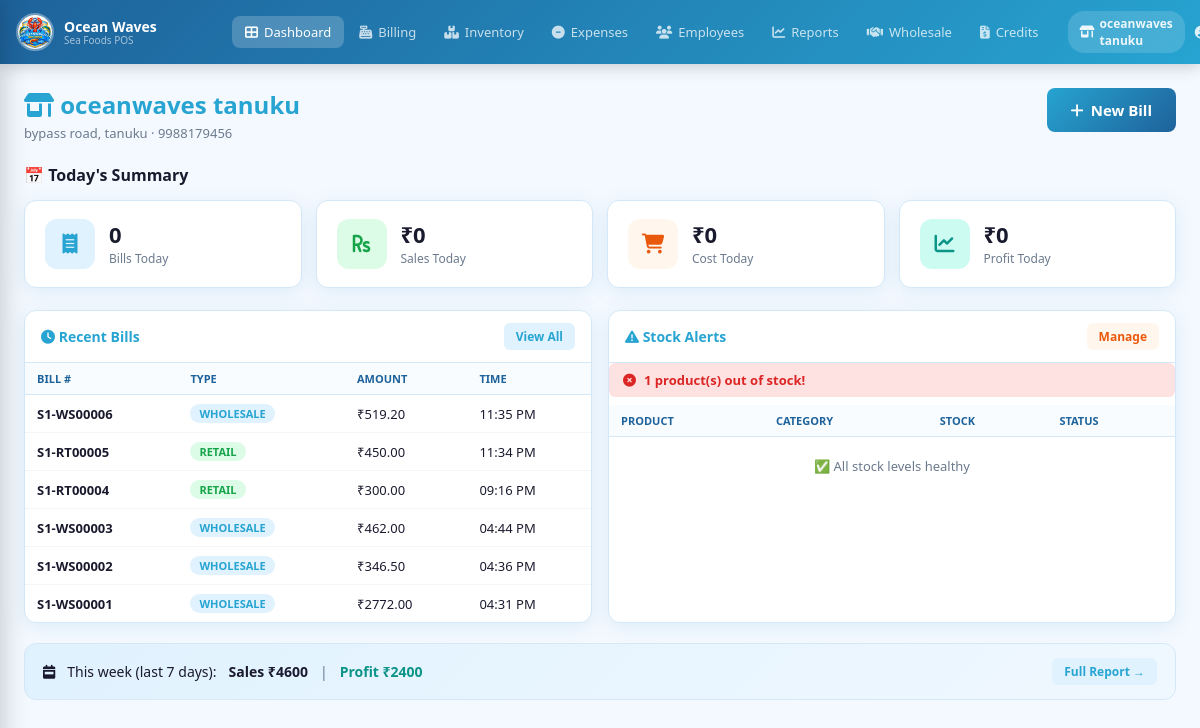
The app's page /dashboard/ (signed in) with its own data.
### pos/models.py (models this page shows, shortened)
class UserProfile(models.Model):
    ROLE_CHOICES = [
        ('SUPERADMIN', 'Super Admin'),   # sees everything across all stores
        ('SUBADMIN',   'Sub-Admin'),     # restricted admin permissions
        ('OWNER',      'Store Owner'),   # full access within assigned store
        ('STAFF',      'Staff'),         # billing + inventory in assigned store
        ('AREAMANAGER','Area Manager'),   # approves wholesale bills via OTP
        ('WHOLESALE_EXEC', 'Wholesale Executive'), # manage 4-5 stores, stock + wholesale approval
    ]
    user      = models.OneToOneField(User, on_delete=models.CASCADE, related_name='profile')
    role      = models.CharField(max_length=20, choices=ROLE_CHOICES, default='STAFF')
    store     = models.ForeignKey(Store, on_delete=models.SET_NULL, null=True, blank=True,
                                  related_name='staff')
    phone          = models.CharField(max_length=20, blank=True, help_text='Contact phone number')
    approval_pin   = models.CharField(max_length=128, blank=True, help_text='Hashed 4-6 digit approval PIN for wholesale approvals')
    is_active = models.BooleanField(default=True)
    permissions = models.JSONField(default=dict, blank=True, help_text='Restricted permissions for SUBADMIN')
    expires_at  = models.DateTimeField(null=True, blank=True, help_text='For temporary roles, access expires after this date')
    @property
    def is_superadmin(self):
        return self.role == 'SUPERADMIN'
    @property
    def is_owner(self):
        return self.role in ('SUPERADMIN', 'OWNER')
    @property
    def has_expired(self):
        if self.expires_at and timezone.now() > self.expires_at:
            return True
        return False

class Store(models.Model):
    name             = models.CharField(max_length=200)
    address          = models.TextField(blank=True)
    phone            = models.CharField(max_length=20, blank=True)
    whatsapp_number  = models.CharField(max_length=20, blank=True, help_text='Store WhatsApp number for sending bills (e.g. 919876543210)')
    email            = models.EmailField(blank=True)
    gstin            = models.CharField(max_length=20, blank=True, verbose_name="GSTIN")
    is_active        = models.BooleanField(default=True)
    created_at       = models.DateTimeField(auto_now_add=True)
    class Meta:
        ordering = ['name']

class Sale(models.Model):
    BILL_TYPE_CHOICES = [
        ('RETAIL',     'Retail'),
        ('WHOLESALE',  'Wholesale'),
    ]
    PAYMENT_MODE_CHOICES = [
        ('CASH',   'Cash'),
        ('UPI',    'UPI'),
        ('ONLINE', 'Online'),
        ('CARD',   'Card'),
        ('CREDIT', 'Credit'),
    ]
    store          = models.ForeignKey(Store, on_delete=models.CASCADE, related_name='sales')
    bill_number    = models.CharField(max_length=60, unique=True)
    bill_type      = models.CharField(max_length=20, choices=BILL_TYPE_CHOICES, default='RETAIL')
    wholesale_customer = models.ForeignKey('WholesaleCustomer', on_delete=models.SET_NULL, null=True, blank=True, related_name='sales')
    customer_name  = models.CharField(max_length=200, blank=True)
    customer_phone = models.CharField(max_length=15,  blank=True)
    customer_gst   = models.CharField(max_length=20,  blank=True)
    subtotal       = models.DecimalField(max_digits=12, decimal_places=2, default=0)
    gst_rate       = models.DecimalField(max_digits=5,  decimal_places=2, default=0)
    cgst_amount    = models.DecimalField(max_digits=12, decimal_places=2, default=0)
    sgst_amount    = models.DecimalField(max_digits=12, decimal_places=2, default=0)
    total_gst      = models.DecimalField(max_digits=12, decimal_places=2, default=0)
    grand_total    = models.DecimalField(max_digits=12, decimal_places=2, default=0)
    discount       = models.DecimalField(max_digits=10, decimal_places=2, default=0)
    payment_mode   = models.CharField(max_length=20, choices=PAYMENT_MODE_CHOICES, default='CASH')
    notes          = models.TextField(blank=True)
    created_by     = models.ForeignKey(User, on_delete=models.SET_NULL, null=True)
    created_at     = models.DateTimeField(default=timezone.now)
    class Meta:
        ordering = ['-created_at']

### pos/views.py (the view)
# urls.py: path('', lambda r: redirect('dashboard'), name='home'),
@login_required
@require_profile
def dashboard(request):
    profile = get_profile(request.user)
    today   = date.today()
    t_start, t_end = today_range()
    from django.core.cache import cache
    if not cache.get(f'credit_reminders_sent_{today.isoformat()}'):
        try:
            from django.core.management import call_command
            call_command('check_credits')
            cache.set(f'credit_reminders_sent_{today.isoformat()}', True, timeout=86400)
        except Exception:
            pass
    from .models import CreditRecord
    from datetime import timedelta
    target_date = today + timedelta(days=2)
    if profile.is_superadmin or profile.role in ('AREAMANAGER', 'WHOLESALE_EXEC'):
        if profile.is_superadmin:
            stores = Store.objects.filter(is_active=True)
        else:
            stores = Store.objects.filter(id__in=AreaManagerStore.objects.filter(manager__user=request.user).values('store_id'))
        store_data = []
        for s in stores:
            today_sales = Sale.objects.filter(store=s, created_at__range=(t_start, t_end))
            agg = SaleItem.objects.filter(
                sale__store=s, sale__created_at__range=(t_start, t_end)
            ).aggregate(sales=Sum('total_amount'), cost=Sum('total_cost'), profit=Sum('profit'))
            low_stock = Product.objects.filter(
                store=s, is_active=True,
                stock_quantity__lte=F('low_stock_alert'), stock_quantity__gt=0
            ).count()
            out_stock = Product.objects.filter(store=s, is_active=True, stock_quantity__lte=0).count()
            store_data.append({
                'store':        s,
                'bill_count':   today_sales.count(),
                'total_sales':  agg['sales']  or 0,
                'total_profit': agg['profit'] or 0,
                'low_stock':    low_stock,
                'out_stock':    out_stock,
            })
        global_agg = SaleItem.objects.filter(
            sale__created_at__range=(t_start, t_end)
        ).aggregate(sales=Sum('total_amount'), profit=Sum('profit'))
        urgent_credits = CreditRecord.objects.filter(is_paid=False, due_date__lte=target_date)
        if not profile.is_superadmin:
            urgent_credits = urgent_credits.filter(sale__store__in=stores)
        urgent_credits = urgent_credits.order_by('due_date')
        from django.core.cache import cache
        recent_otps = cache.get(f'am_dashboard_otps_{profile.id}', []) if profile.role in ('AREAMANAGER', 'WHOLESALE_EXEC') else []
        ctx = {
            'profile':       profile,
            'store_data':    store_data,
            'global_sales':  global_agg['sales']  or 0,
            'global_profit': global_agg['profit'] or 0,
            'total_stores':  stores.count(),
            'total_bills':   Sale.objects.filter(created_at__range=(t_start, t_end)).count(),
            'urgent_credits': urgent_credits,
            'recent_otps':   recent_otps,
        }
        return render(request, 'pos/dashboard_admin.html', ctx)
    else:
        store = profile.store
        if not store:
            messages.error(request, 'You are not assigned to any store.')
            return render(request, 'pos/no_store.html', {'profile': profile})
        today_items = SaleItem.objects.filter(
            sale__store=store, sale__created_at__range=(t_start, t_end))
        agg = today_items.aggregate(
            sales=Sum('total_amount'), cost=Sum('total_cost'), profit=Sum('profit'))
        week_start_dt, _ = date_range(today - timedelta(days=6))
        week_items = SaleItem.objects.filter(
            sale__store=store, sale__created_at__gte=week_start_dt)
        week_agg = week_items.aggregate(sales=Sum('total_amount'), profit=Sum('profit'))
        low_products = Product.objects.filter(
            store=store, is_active=True,
            stock_quantity__lte=F('low_stock_alert'), stock_quantity__gt=0)
        out_products = Product.objects.filter(store=store, is_active=True, stock_quantity__lte=0)
        recent_sales = Sale.objects.filter(store=store).order_by('-created_at')[:8]
        urgent_credits = CreditRecord.objects.filter(
            Q(sale__store=store) | Q(is_external=True),
            is_paid=False, due_date__lte=target_date
        ).order_by('due_date')
        ctx = {
            'profile':      profile,
            'store':        store,
            'today_sales':  agg['sales']       or 0,
            'today_cost':   agg['cost']        or 0,
            'today_profit': agg['profit']      or 0,
            'today_bills':  Sale.objects.filter(store=store, created_at__range=(t_start, t_end)).count(),
            'week_sales':   week_agg['sales']  or 0,
            'week_profit':  week_agg['profit'] or 0,
            'low_products': low_products[:5],
            'low_count':    low_products.count(),
            'out_count':    out_products.count(),
            'recent_sales': recent_sales,
            'urgent_credits': urgent_credits,
        }
        return render(request, 'pos/dashboard_store.html', ctx)

### pos/templates/pos/dashboard_store.html (shortened to what this page needs)
{% extends 'pos/base.html' %}
{% load static %}
{% block content %}
<div class="pg">
  <div class="pg-header">
    <div>
      <h1><i class="fas fa-store-alt"></i> {{ store.name }}</h1>
      <p>{{ store.address }} {% if store.phone %}· {{ store.phone }}{% endif %}</p>
    </div>
    {% if profile.is_owner %}
    <a href="{% url 'billing' %}" class="btn-primary btn-lg"><i class="fas fa-plus"></i> New Bill</a>
    {% endif %}
  </div>
  <h3 class="section-title">📅 Today's Summary</h3>
  <div class="kpi-grid">
    <div class="kpi blue">
      <div class="kpi-icon"><i class="fas fa-receipt"></i></div>
      <div class="kpi-body"><span class="kpi-val">{{ today_bills }}</span><span class="kpi-lbl">Bills Today</span></div>
    </div>
    <div class="kpi green">
      <div class="kpi-icon"><i class="fas fa-rupee-sign"></i></div>
      <div class="kpi-body"><span class="kpi-val">₹{{ today_sales|floatformat:0 }}</span><span class="kpi-lbl">Sales Today</span></div>
    </div>
    <div class="kpi orange">
      <div class="kpi-icon"><i class="fas fa-shopping-cart"></i></div>
      <div class="kpi-body"><span class="kpi-val">₹{{ today_cost|floatformat:0 }}</span><span class="kpi-lbl">Cost Today</span></div>
    </div>
    <div class="kpi {% if today_profit >= 0 %}teal{% else %}red{% endif %}">
      <div class="kpi-icon"><i class="fas fa-chart-line"></i></div>
      <div class="kpi-body"><span class="kpi-val">₹{{ today_profit|floatformat:0 }}</span><span class="kpi-lbl">Profit Today</span></div>
    </div>
  </div>
  <div class="dash-grid2">
    <div class="dash-card">
      <div class="dc-header">
        <h3><i class="fas fa-clock"></i> Recent Bills</h3>
        {% if profile.is_owner %}<a href="{% url 'reports' %}" class="btn-sm blue">View All</a>{% endif %}
      </div>
      <table class="mini-table">
        <thead><tr><th>Bill #</th><th>Type</th><th>Amount</th><th>Time</th></tr></thead>
        <tbody>
        {% for s in recent_sales %}
        <tr>
          <td><strong>{{ s.bill_number }}</strong></td>
          <td><span class="pill {% if s.bill_type == 'WHOLESALE' %}pill-blue{% else %}pill-green{% endif %}">{{ s.bill_type }}</span></td>
          <td>₹{{ s.grand_total }}</td>
          <td>{{ s.created_at|date:"h:i A" }}</td>
        </tr>
        {% empty %}
        <tr><td colspan="4" class="empty-mini">No bills today</td></tr>
        {% endfor %}
        </tbody>
      </table>
    </div>
    <div class="dash-card">
      <div class="dc-header">
        <h3><i class="fas fa-exclamation-triangle"></i> Stock Alerts</h3>
        <a href="{% url 'inventory' %}" class="btn-sm orange">Manage</a>
      </div>
      {% if out_count > 0 %}
      <div class="alert-banner red"><i class="fas fa-times-circle"></i> {{ out_count }} product(s) out of stock!</div>
      {% endif %}
      <table class="mini-table">
        <thead><tr><th>Product</th><th>Category</th><th>Stock</th><th>Status</th></tr></thead>
        <tbody>
        {% for p in low_products %}
        <tr>
          <td><strong>{{ p.name }}</strong></td>
          <td>{{ p.get_category_display }}</td>
          <td>{{ p.stock_quantity }} kg</td>
          <td>
            {% if p.is_out_of_stock %}<span class="pill pill-red">Out</span>
            {% else %}<span class="pill pill-orange">Low</span>{% endif %}
          </td>
        </tr>
        {% empty %}
        <tr><td colspan="4" class="empty-mini">✅ All stock levels healthy</td></tr>
        {% endfor %}
        </tbody>
      </table>
    </div>
  </div>
  {% if profile.is_owner %}
  <div class="week-banner">
    <i class="fas fa-calendar-week"></i>
    <span>This week (last 7 days):</span>
    <strong>Sales ₹{{ week_sales|floatformat:0 }}</strong>
    <span class="sep">|</span>
    <strong class="{% if week_profit >= 0 %}profit-pos{% else %}profit-neg{% endif %}">
      Profit ₹{{ week_profit|floatformat:0 }}
    </strong>
    <a href="{% url 'reports' %}" class="btn-sm blue" style="margin-left:auto">Full Report →</a>
  </div>
  {% endif %}
</div>
{% endblock %}

### pos/templates/pos/base.html (shortened to what this page needs)
{% load static %}
<!DOCTYPE html>
<html lang="en">
<head>
<link rel="stylesheet" href="{% static 'pos/css/style.css' %}">
<link rel="stylesheet" href="https://cdnjs.cloudflare.com/ajax/libs/font-awesome/6.5.0/css/all.min.css">
</head>
<body>
{% if user.is_authenticated %}
{% with profile=request.user.profile %}
<nav class="navbar">
  <div class="nav-brand">
    <img src="{% static 'pos/images/logo.jpg' %}" alt="Logo" class="nav-logo">
    <div class="nav-brand-text">
      <span class="nav-title">Ocean Waves</span>
      <span class="nav-sub">Sea Foods POS</span>
    </div>
  </div>
  <div class="nav-links">
    <a href="{% url 'dashboard' %}" class="nav-link {% if request.resolver_match.url_name == 'dashboard' %}active{% endif %}">
      <i class="fas fa-th-large"></i> Dashboard
    </a>
    {% if profile.role != 'SUPERADMIN' %}
    <a href="{% url 'billing' %}" class="nav-link {% if 'billing' in request.resolver_match.url_name %}active{% endif %}">
      <i class="fas fa-cash-register"></i> Billing
    </a>
    <a href="{% url 'inventory' %}" class="nav-link {% if 'inventory' in request.resolver_match.url_name or 'stock' in request.resolver_match.url_name %}active{% endif %}">
      <i class="fas fa-boxes"></i> Inventory
    </a>
    {% endif %}
    {% if profile.role in 'OWNER,SUPERADMIN' or profile.is_owner %}
    <a href="{% url 'expenses_page' %}" class="nav-link {% if 'expense' in request.resolver_match.url_name %}active{% endif %}">
      <i class="fas fa-minus-circle"></i> Expenses
    </a>
    <a href="{% url 'employee_list' %}" class="nav-link {% if 'employee' in request.resolver_match.url_name %}active{% endif %}">
      <i class="fas fa-users"></i> Employees
    </a>
    <a href="{% url 'reports' %}" class="nav-link {% if 'report' in request.resolver_match.url_name %}active{% endif %}">
      <i class="fas fa-chart-line"></i> Reports
    </a>
    {% endif %}
    <a href="{% url 'wholesale_customers' %}" class="nav-link {% if 'wholesale_customer' in request.resolver_match.url_name %}active{% endif %}">
      <i class="fas fa-handshake"></i> Wholesale
    </a>
    <a href="{% url 'credits_list' %}" class="nav-link {% if 'credit' in request.resolver_match.url_name %}active{% endif %}">
      <i class="fas fa-file-invoice-dollar"></i> Credits
    </a>
  </div>
  <div class="nav-right">
    {% if profile.store %}
    <div class="store-badge">
      <i class="fas fa-store-alt"></i> {{ profile.store.name }}
    </div>
    {% endif %}
    <div class="nav-user-info">
      <i class="fas fa-user-circle"></i>
    </div>
  </div>
</nav>
{% endwith %}
{% endif %}
<div class="page-wrap {% if not user.is_authenticated %}no-nav{% endif %}">
  {% block content %}{% endblock %}
</div>
</body>
</html>

### records on screen
UserProfile: store.name "oceanwaves tanuku"
Store: name "oceanwaves tanuku", address "bypass road, tanuku", phone "9988179456"
Sale: bill_number "S1-WS00006", bill_type "WHOLESALE", grand_total "519.20", created_at "11:35 PM"
Sale: bill_number "S1-RT00005", bill_type "RETAIL", grand_total "450.00", created_at "11:34 PM"
Sale: bill_number "S1-RT00004", bill_type "RETAIL", grand_total "300.00", created_at "09:16 PM"
Sale: bill_number "S1-WS00003", bill_type "WHOLESALE", grand_total "462.00", created_at "04:44 PM"
Sale: bill_number "S1-WS00002", bill_type "WHOLESALE", grand_total "346.50", created_at "04:36 PM"
Sale: bill_number "S1-WS00001", bill_type "WHOLESALE", grand_total "2772.00", created_at "04:31 PM"

### other values on screen
{{ today_bills }} "0"
{{ today_sales|floatformat:0 }} "0"
{{ today_cost|floatformat:0 }} "0"
{{ today_profit|floatformat:0 }} "0"
{{ out_count }} "1"
{{ week_sales|floatformat:0 }} "4600"
{{ week_profit|floatformat:0 }} "2400"
